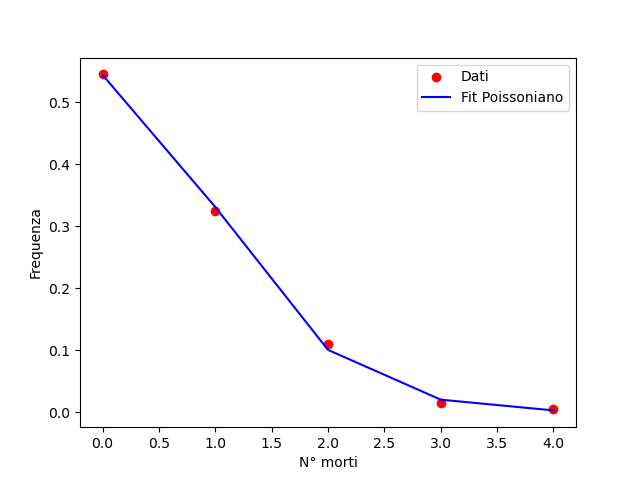

Write Python code to recreate this figure.
import numpy as np
from matplotlib import pyplot as plt
from scipy.optimize import curve_fit
from scipy.stats import poisson


# Dati
morti = np.array([0, 1, 2, 3, 4])
N = np.array([109, 65, 22, 3, 1]) / 200  # Normalizziamo le frequenze

def poisson_model(k, mu):
    return poisson.pmf(k, mu) 

# Stima iniziale del parametro
p0 = [0]

# Fit dei dati
param, cov = curve_fit(poisson_model, morti, N, p0=p0) #curva fit restituisce il parametro ottimale del fit e la matrice di covarianza
mu_opt = param

# Creiamo i punti per plottare la spezzata
y_fit = poisson_model(morti, mu_opt)

# Grafico
plt.scatter(morti, N, color='red', marker='o', label="Dati")  
plt.plot(morti, y_fit, color='blue', label="Fit Poissoniano")
plt.xlabel("N° morti")
plt.ylabel("Frequenza")
plt.legend()
plt.show()
